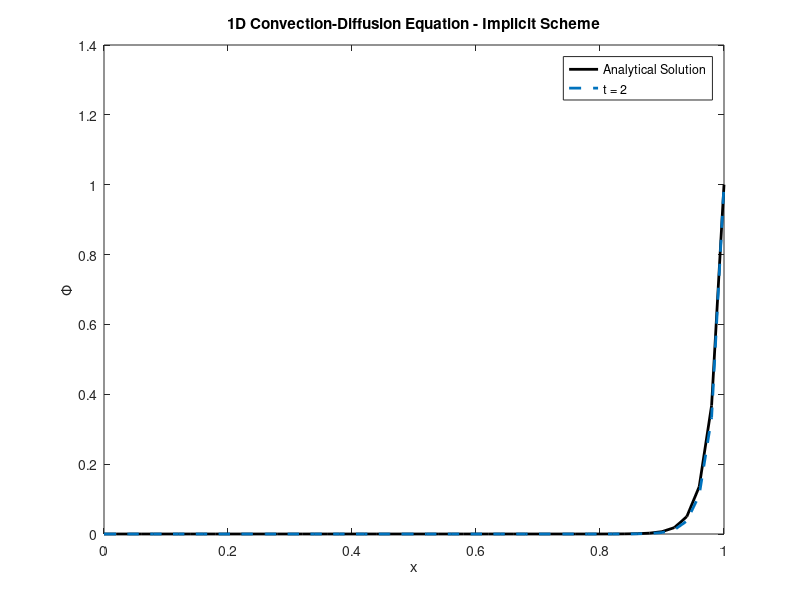

Recreate this plot in MATLAB.
clear all
clc

rho = 1;
L = 1;
u = 1;
Tau = 0.02;
phi_0 = 0;
phi_L = 1;
num_nodes = 50;
dt = 0.02;
max_t = 2;

dx = L / num_nodes;
x = 0:dx:L;

Pe = rho * u * L / Tau;
phi_theory = phi_0 + (exp(x*Pe/L)-1)/(exp(Pe)-1)*(phi_L - phi_0);

D = Tau * dt / (rho * dx^2);
C = u * dt / (2 * dx);

phi = linspace(phi_0, phi_L, num_nodes + 1)';

A_E = C - D;
A_P = 1 + 2 * D;
A_W = -C - D;

Q_0 = -A_W * phi_0;
Q_N = -A_E * phi_L;

t = 0.00;
figure;
while t < max_t
    phi(1) = phi_0;
    phi(end) = phi_L;
    
    A = diag(A_P * ones(num_nodes + 1, 1)) + diag(A_E * ones(num_nodes, 1), 1) + diag(A_W * ones(num_nodes, 1), -1);
    
    A(1, 1) = 1;
    A(end, end) = 1;

    b = phi;
    b(1,1) = (Q_0);
    b(end,1) = (Q_N);
    
    phi = A \ b;
    
    t = t + dt;
    if t > 0
        plot(x,phi_theory,'-k','LineWidth',2, 'DisplayName', 'Analytical Solution');
        hold on;
        plot(x, phi, '--', 'LineWidth', 2, 'DisplayName', ['t = ' num2str(t)]);
        hold on;
        xlabel('x');
        ylabel('\Phi');
        title('1D Convection-Diffusion Equation - Implicit Scheme');
        legend('show');
        drawnow;
        pause(0.01);
        hold off;
    end
end

